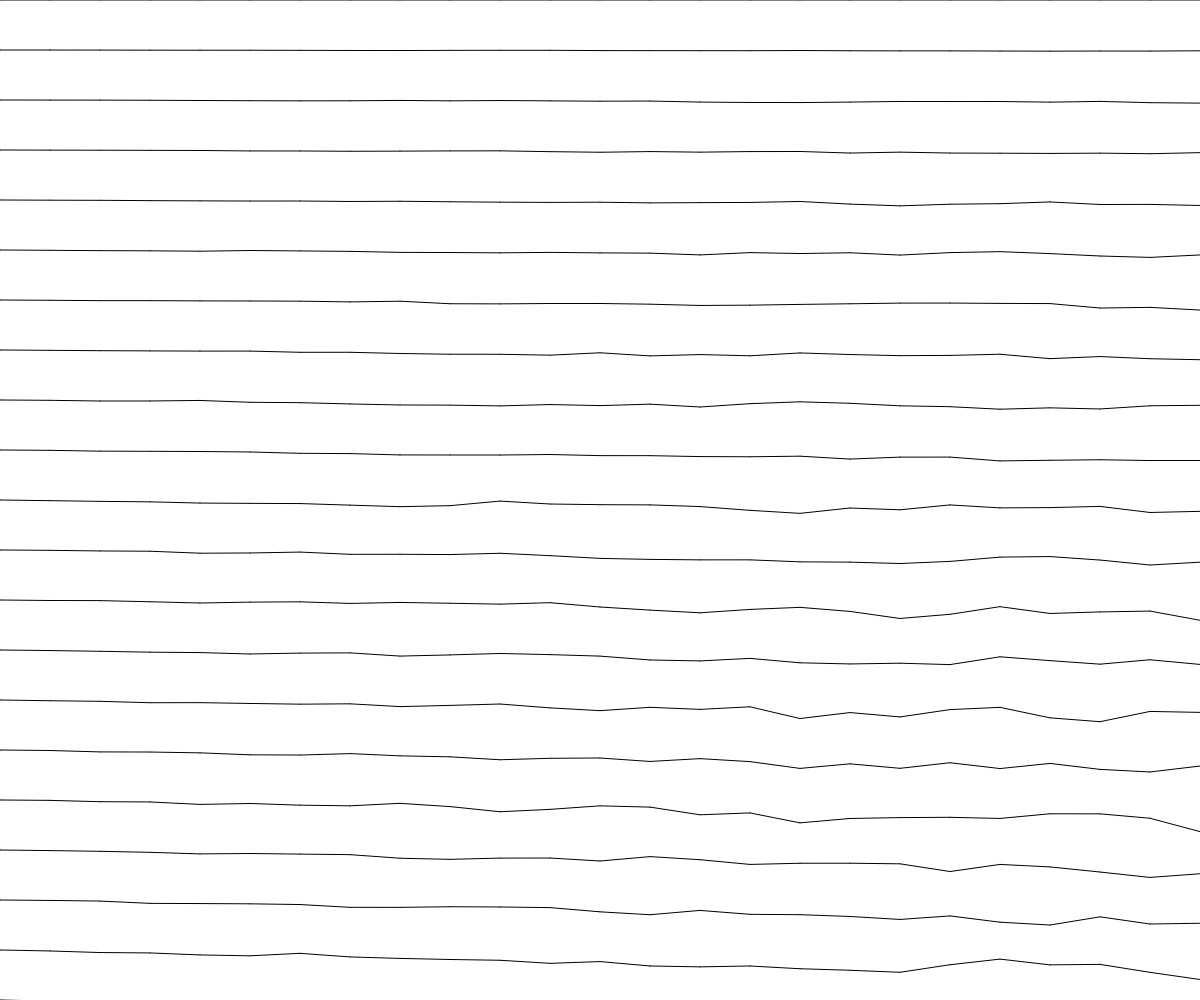
Frame 1 (no input)
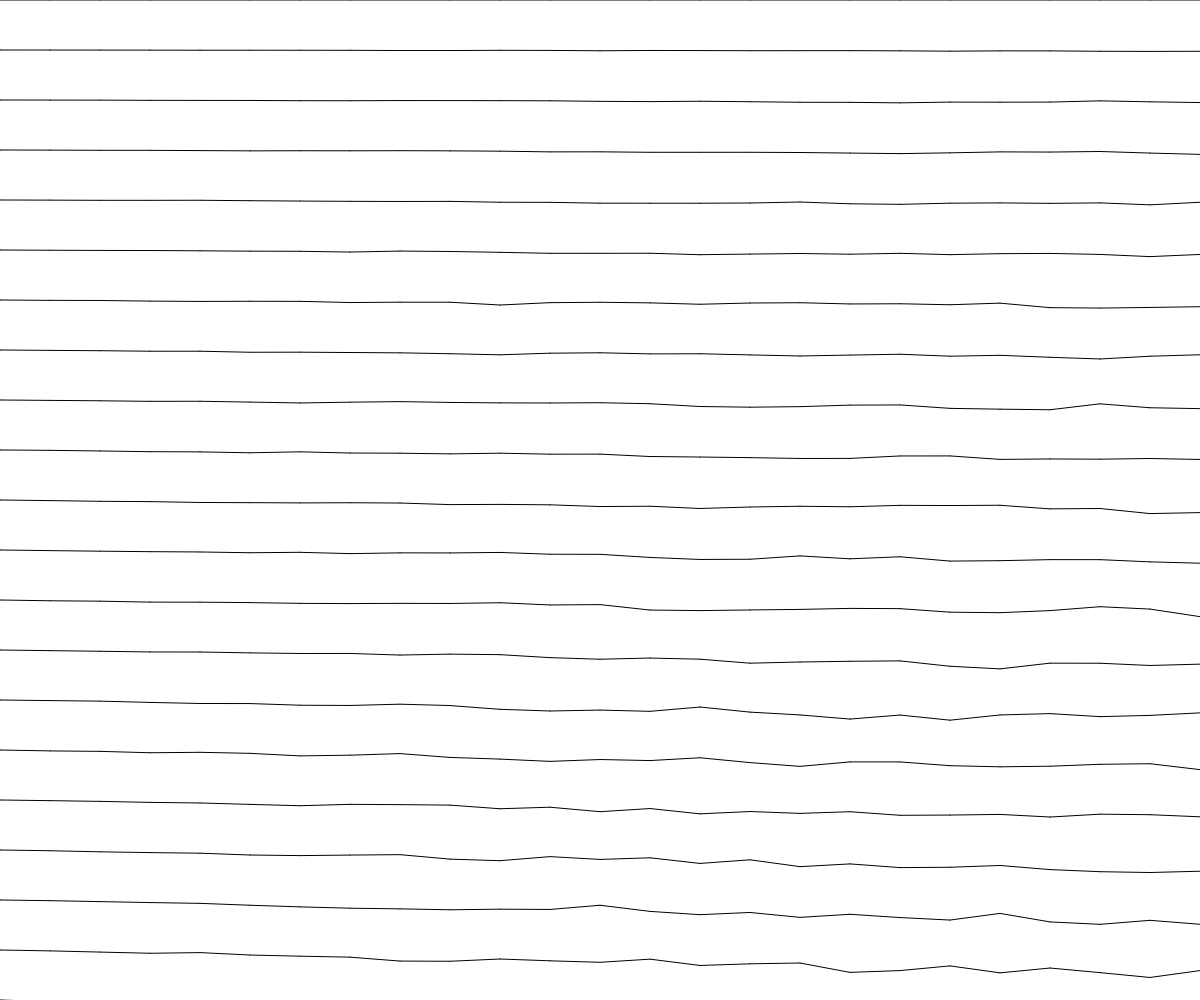
Frame 60 (no input)
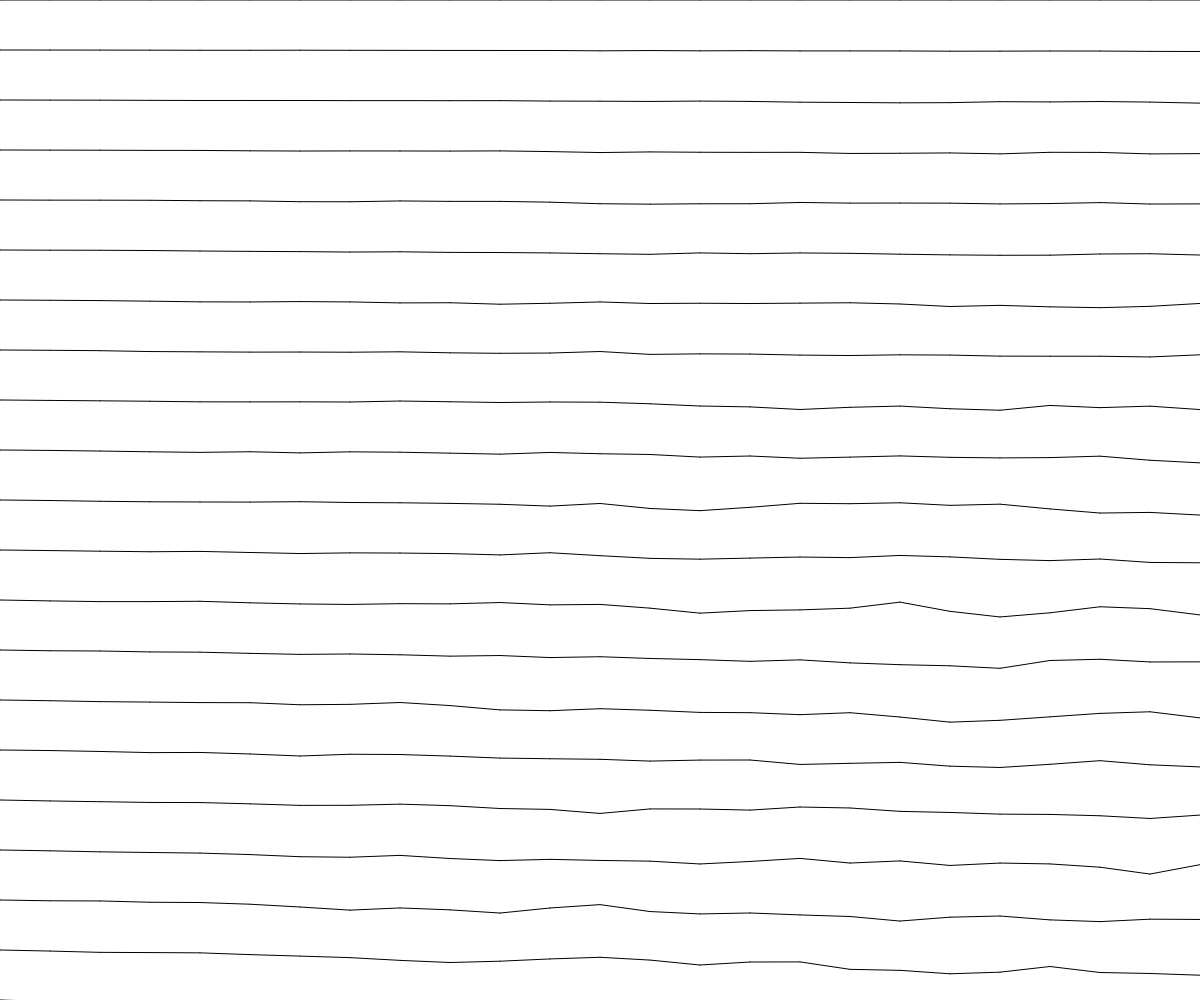
Frame 120 (the mouse pressed at the canvas centre since frame 60)

The p5.js sketch that drew these frames (run headless with seeded random() and noise() and a simulated clock; from frame 60 on, the mouse is pressed at the canvas centre):

// p5.js sketch
// ── sketch.js
let gridSize = 50;
function setup() {
  createCanvas(innerWidth, innerHeight);

}

function draw() 
{
  background(255);
  for(let yo = 0;yo<height+gridSize;yo+=gridSize)
  {
    let lastx = -gridSize;
    let lasty = yo;
    for(let x = 0;x<width+gridSize;x+=gridSize)
    {
      let y = yo + noise(x*.01,yo*.01,frameCount*.01)*gridSize*(x/width)*(yo/height);
      line(lastx, lasty, x, y);
      lastx = x;
      lasty = y;
    }
  }
}
